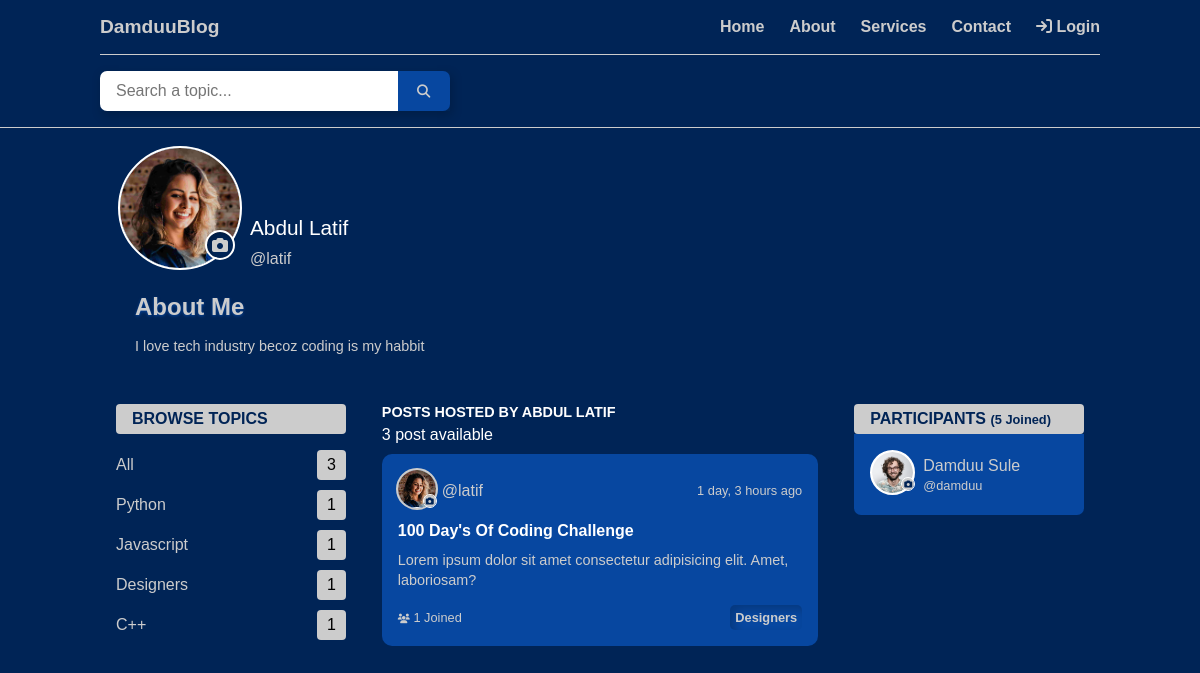
Page /user-profile/2/ on the committed database.
### users/models.py (models this page shows, shortened)
class User(AbstractUser):
    name = models.CharField(max_length=255)
    email = models.EmailField(unique=True, max_length=254)
    bio = models.TextField(null=True, blank=True)
    avatar = models.ImageField(upload_to=avatar_upload_path, default="avatar.png", null=True)
    USERNAME_FIELD = "email"
    REQUIRED_FIELDS = []
    @property
    def get_user_name(self):
        if not self.name:
            uname = self.username
        else:
            uname = self.name
        return uname
    @property
    def get_avatar_url(self):
        return self.avatar.url

### blog/models.py (models this page shows, shortened)
class Topic(models.Model):
    name = models.CharField(max_length=200)
    def __str__(self):
        return self.name

class Post(models.Model):
    host = models.ForeignKey(User, on_delete=models.SET_NULL, null=True)
    topic = models.ForeignKey(Topic, on_delete=models.SET_NULL, null=True)
    title = models.CharField(max_length=255)
    description = models.TextField(null=True)
    slug = models.SlugField(max_length=2555)
    participants = models.ManyToManyField(User, related_name="participants", blank=True)
    publish = models.BooleanField(default=False, null=True, blank=True)
    updated = models.DateTimeField(auto_now=True)
    created = models.DateTimeField(auto_now_add=True)
    class Meta:
        ordering = ['-updated', '-created']

### profiles/views.py (the view)
# urls.py: path('<str:pk>/', views.userProfile, name="user-profile"),
def userProfile(request, pk):
    user = User.objects.get(id=pk)
    posts = user.post_set.all()
    publish_posts = user.post_set.filter(publish=True)
    topics = Topic.objects.all()
    context = {"user": user,
               "posts": posts,
               "topics": topics,
               "publish_posts": publish_posts}
    return render(request, "profiles/user_profile.html", context)

### profiles/templates/profiles/user_profile.html (shortened to what this page needs)
{% extends 'index.html' %}
{% load static %}
{% block content %}
{% include 'navbar.html' %}
<section class="user__profile">
    <div class="container">
        <div class="user__avatar__wrapper">
            <div class="user__avatar__img">
                <div class="avatar">
                    <img src="{{ user.get_avatar_url }}" alt="">
                    <i class="fas fa-camera" id="camera"></i>
                </div>
                <div class="profile__user">
                    <span class="profile__name">{{ user.name }}</span>
                    <span class="profile__username">@{{ user.username }}</span>
                </div>
            </div>
            <div class="profile__about">
                <h2>About me</h2>
                {% if user.bio != '' %}
                    <p class="about__description">{{ user.bio }}</p>
                    {% else %}
                    <p class="about__description">You currently have no bio.</p>
                {% endif %}
            </div>
        </div>
    </div>
</section>
<section class="profile__recent recent__posts">
    <div class="container">
        <div class="topics__wrapper profile__topics">
            <h3>Browse Topics</h3>
            <ul class="topics__items">
                <li>
                    <a href="#">All</a>
                    <span class="post__count">{{ posts.count }}</span>
                </li>
                {% for topic in topics %}
                    <li>
                        <a href="#">{{ topic.name }}</a>
                        <span class="post__count">{{ topic.post_set.count }}</span>
                    </li>
                {% endfor %}
            </ul>
        </div>
        <div class="posts__wrapper profile_posts">
            <div class="available">
                <h4 class="recent profile__recent">posts hosted by {{ user.get_user_name }}</h4>
                <span class="available__post">{{ posts.count }} post available</span>
            </div>
            <div class="users__posts">
                {% if request.user == user %}
                    {% for post in posts %}
                        <div class="post">
                            <div class="recent__post__user">
                                <div class="avatar__name">
                                    <div class="login__user">
                                        <i class="fas fa-camera camera"></i>
                                        <img class="user__avatar" src="{{ post.host.get_avatar_url }}" alt="">
                                    </div>
                                    <a href="{% url 'user-profile' user.id %}" class="post__user__name">@{{ post.host.username }}</a>
                                </div>
                                <span class="time__posted">{{ post.created|timesince }} ago</span>
                                {% if post.host == request.user %}
                                    <div class="comment__dropdown" data-dropdown>
                                        <div class="comment__btns u_post" data-dropdown-btn>
                                            <i class="fas fa-circle" data-dropdown-btn></i>
                                            <i class="fas fa-circle" data-dropdown-btn></i>
                                            <i class="fas fa-circle" data-dropdown-btn></i>
                                        </div>
                                        <div class="comment__dropdown__content">
                                            <a href="{% url 'update-post' post.id %}">Edit</a>
                                            <a href="{% url 'delete-post' post.id %}">Delete</a>
                                            <a class="publish" href="{% url 'publish-post' user.id post.id %}" data-status="{{ post.publish }}">publishe</a>
                                        </div>
                                    </div>
                                {% endif %}
                            </div>
                            <a href="{% url 'post' post.slug %}" class="post__name">{{ post.title }}</a>
                            <div class="post__description">
                                <p class="description">{{ post.description }}</p>
                            </div>
                            <div class="comments">
                                <p class="joined__users">
                                    <i class="fas fa-users"></i>
                                    {{ post.participants.count }} Joined
                                </p>
                                <p class="topic__title">{{ post.topic.name }}</p>
                            </div>
                        </div>
                    {% endfor %}
                {% else %}
                    {% for post in publish_posts %}
                        <div class="post">
                            <div class="recent__post__user">
                                <div class="avatar__name">
                                    <div class="login__user">
                                        <i class="fas fa-camera camera"></i>
                                        <img class="user__avatar" src="{{ post.host.get_avatar_url }}" alt="">
                                    </div>
                                    <a href="#" class="post__user__name">@{{ post.host.username }}</a>
                                </div>
                                <span class="time__posted">{{ post.created|timesince }} ago</span>
                            </div>
                            <a href="#" class="post__name">{{ post.title }}</a>
                            <div class="post__description">
                                <p class="description">{{ post.description }}</p>
                            </div>
                            <div class="comments">
                                <p class="joined__users">
                                    <i class="fas fa-users"></i>
                                    {{ post.participants.count }} Joined
                                </p>
                                <p class="topic__title">{{ post.topic }}</p>
                            </div>
                        </div>
                    {% endfor %}
                {% endif %}
            </div>
        </div>
        <div class="topics__wrapper">
            <h3>Participants
                <span class="partici">(5 Joined)</span>
            </h3>
            <ul class="participants">
                <li>
                    <div class="login__user">
                        <i class="fas fa-camera camera"></i>
                        <img class="user__avatar" src="{% static 'images/user.png' %}" alt="">
                    </div>
                    <div class="participant">
                        <span class="participant__name">damduu sule</span>
                        <a href="#" class="post__user__name">@damduu</a>
                    </div>
                </li>
            </ul>
        </div>
    </div>
</section>
{% endblock %}

### templates/index.html (shortened to what this page needs)
<!DOCTYPE html>
{% load static %}
<html lang="en">
<head>
    <link rel="stylesheet" href="{% static 'css/styles.css' %}">
    <link rel="stylesheet" href="{% static 'css/all.css' %}">
</head>
<body>
    {% block content %}
    {% endblock content %}
</body>
</html>

### templates/navbar.html (shortened to what this page needs)
{% load static %}
<header>
    <div class="container flex">
        <h1 class="logo"><a href="{% url 'home' %}">DamduuBlog</a></h1>
        <nav class="navbar">
            <ul class="nav__items">
                <li><a href="{% url 'home' %}">Home</a></li>
                <li><a href="#">About</a></li>
                <li><a href="#">Services</a></li>
                <li><a href="#">Contact</a></li>
                {% if not request.user.is_authenticated %}
                    <li>
                        <a href="{% url 'login' %}">
                            <i class="fas fa-sign-in"></i>
                            Login</a>
                    </li>
                {% endif %}
            </ul>
        </nav>
    </div>
    {% if page != "post" %}
        <div class="container flex last">
            <div class="search__bar search__mobile">
                <form action="">
                    <div class="field__group">
                        <input type="search" name="q" id="" placeholder="Search a topic...">
                    </div>
                    <button type="submit">
                        <i class="fas fa-search"></i>
                    </button>
                </form>
            </div>
        </div>
    {% endif %}
</header>

### rows in the picture
User: get_avatar_url (picture), name "Abdul Latif", username "latif", bio "I love tech industry becoz coding is my habbit", count "3", get_user_name "ABDUL LATIF"
Topic: name "Python", post_set.count "1"
Topic: name "Javascript", post_set.count "1"
Topic: name "Designers", post_set.count "1"
Topic: name "C++", post_set.count "1"
Post: host.get_avatar_url (picture), host.username "latif", created "1 day, 3 hours", title "100 Day's Of Coding Challenge", description "Lorem ipsum dolor sit amet consectetur adipisicing elit. Amet, laboriosam?", participants.count "1", topic "Designers"

### other values in the picture
{{ posts.count }} "3"
